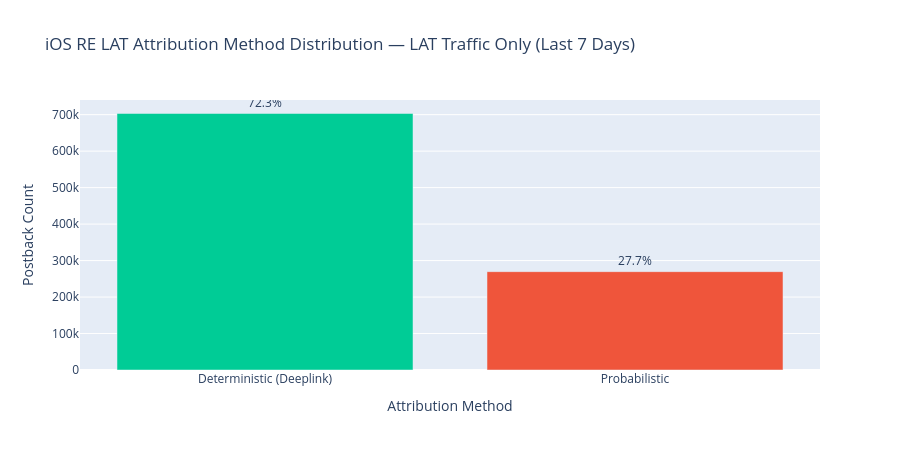

This figure's notebook cell:
### Code cell
# Visualize: attribution method distribution (bar chart, share % labels)
color_map = {
    'Deterministic (Deeplink)': '#00CC96',
    'Probabilistic':            '#EF553B',
    'Unknown':                  '#CCCCCC',
}

df_2_plot = df_2.sort_values('count', ascending=False)

fig = px.bar(
    df_2_plot,
    x='classification', y='count',
    color='classification',
    color_discrete_map=color_map,
    text=df_2_plot['share_pct'].apply(lambda x: f'{x:.1f}%'),
    title='iOS RE LAT Attribution Method Distribution — LAT Traffic Only (Last 7 Days)',
    labels={'count': 'Postback Count', 'classification': 'Attribution Method'},
)
fig.update_traces(textposition='outside')
fig.update_layout(showlegend=False, height=450)
fig.show()
fig.write_image(os.path.join(CHART_DIR, 're_lat_ios_attribution_method_distribution.png'), scale=2)

### Figure 1 — Plotly figure (JSON) as saved in the notebook; plotly's stock layout.template omitted (floating-point values rounded to 4 significant figures)
{"data": [{"hovertemplate": "Attribution Method=%{x}<br>Postback Count=%{y}<br>text=%{text}<extra></extra>", "legendgroup": "Deterministic (Deeplink)", "marker": {"color": "#00CC96", "pattern": {"shape": ""}}, "name": "Deterministic (Deeplink)", "orientation": "v", "showlegend": true, "text": ["72.3%"], "textposition": "outside", "type": "bar", "x": ["Deterministic (Deeplink)"], "xaxis": "x", "y": [703175], "yaxis": "y"}, {"hovertemplate": "Attribution Method=%{x}<br>Postback Count=%{y}<br>text=%{text}<extra></extra>", "legendgroup": "Probabilistic", "marker": {"color": "#EF553B", "pattern": {"shape": ""}}, "name": "Probabilistic", "orientation": "v", "showlegend": true, "text": ["27.7%"], "textposition": "outside", "type": "bar", "x": ["Probabilistic"], "xaxis": "x", "y": [269558], "yaxis": "y"}], "layout": {"barmode": "relative", "height": 450, "legend": {"title": {"text": "Attribution Method"}, "tracegroupgap": 0}, "showlegend": false, "title": {"text": "iOS RE LAT Attribution Method Distribution — LAT Traffic Only (Last 7 Days)"}, "xaxis": {"anchor": "y", "categoryarray": ["Deterministic (Deeplink)", "Probabilistic"], "categoryorder": "array", "domain": [0, 1], "title": {"text": "Attribution Method"}}, "yaxis": {"anchor": "x", "domain": [0, 1], "title": {"text": "Postback Count"}}}}
